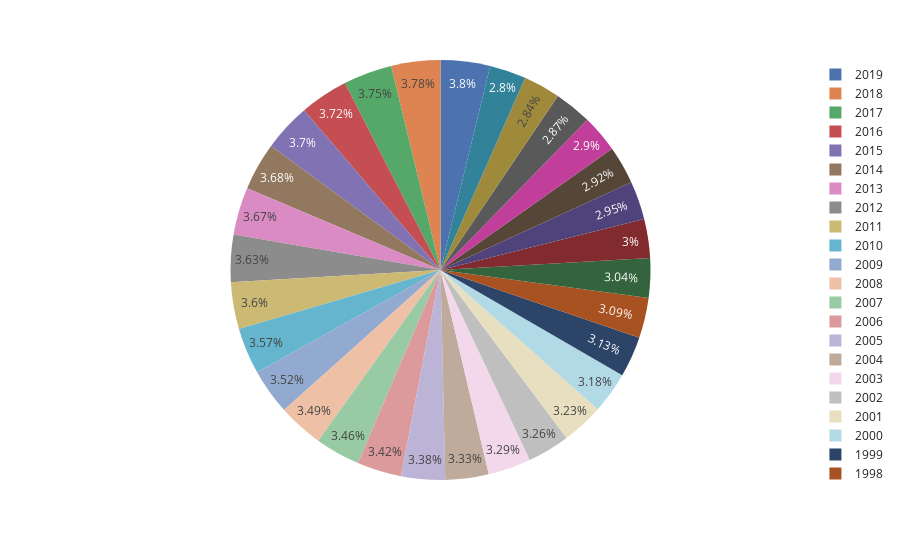

Source (notebook cell):
### Code cell
piechart=px.pie(data,values='mental_fitness',names='Year',template='seaborn')
piechart.show()

### Figure 1 — Plotly figure (JSON) as saved in the notebook; plotly's stock layout.template omitted (floating-point values rounded to 4 significant figures; data arrays with more than 128 entries replaced by an {"elided": "..."} marker saying what was removed)
{"data": [{"domain": {"x": [0, 1], "y": [0, 1]}, "hovertemplate": "Year=%{label}<br>mental_fitness=%{value}<extra></extra>", "labels": {"elided": "6840 int values"}, "legendgroup": "", "name": "", "showlegend": true, "type": "pie", "values": {"elided": "6840 float values"}}], "layout": {"legend": {"tracegroupgap": 0}, "margin": {"t": 60}}}
